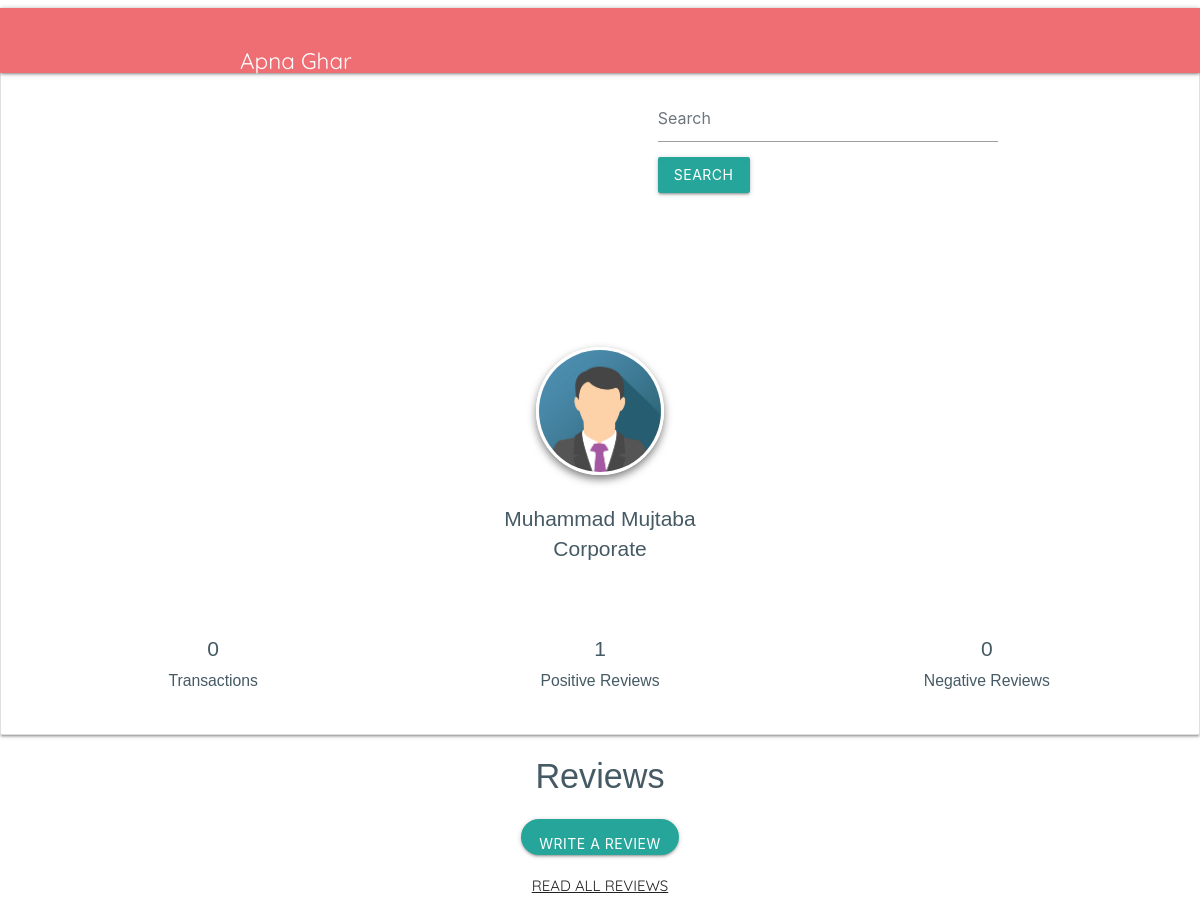
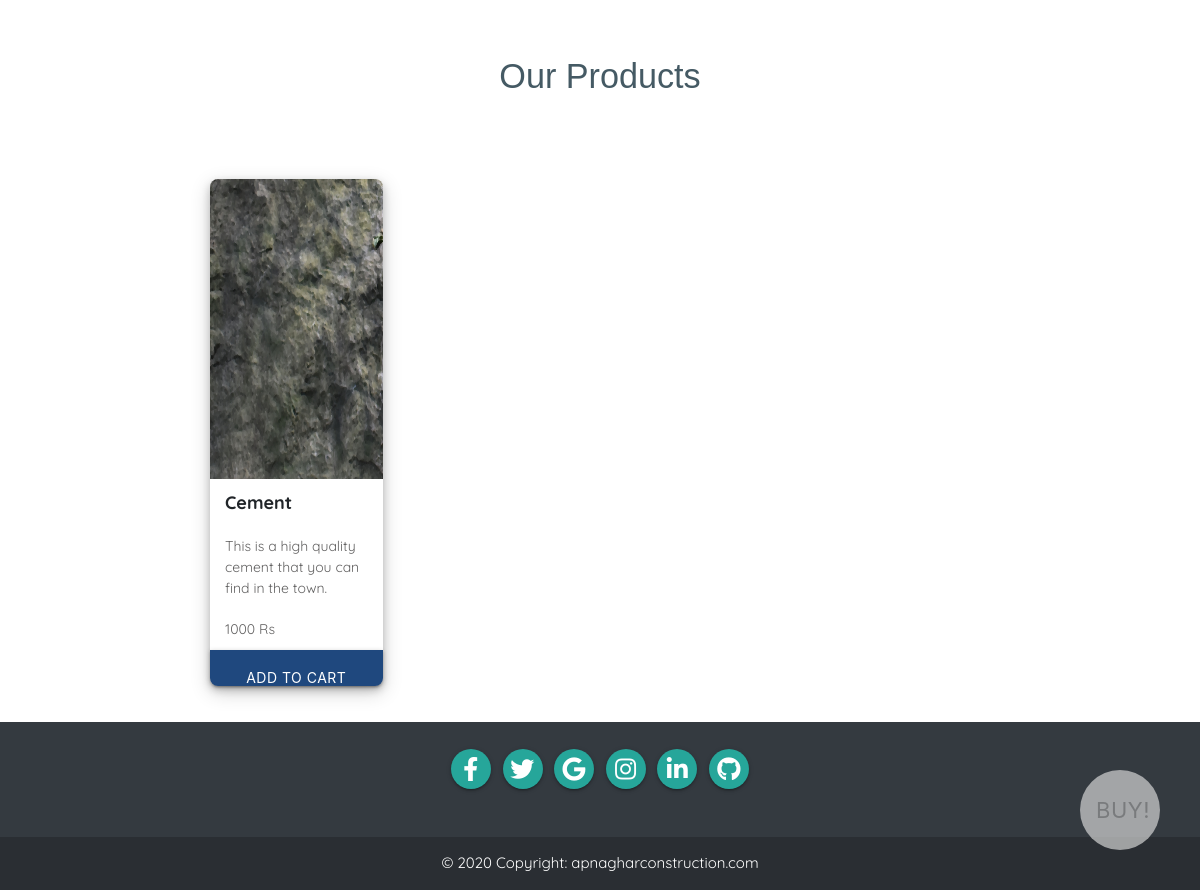
The app's page /user/qwe/ (signed in) with its own data (2 pictures, top to bottom).
### agc_app/models.py (models this page shows, shortened)
class User(models.Model):
    type = models.IntegerField(default=0) # types: 0=client,1=contractor,2=corporate
    name = models.CharField(max_length=32, default='')
    username = models.CharField(max_length=32, default='')
    email = models.EmailField(default='')
    contact_number = models.CharField(default='', max_length=32)
    password = models.CharField(max_length=32, default='')
    photo = models.ImageField(upload_to='profile_photos/', default='')
    offerings = models.TextField(default='')  # For CONTRACTOR ONLY
    @property
    def profile_photo(self):
        if self.photo: return self.photo.url
        else: return '/static/avatar.png'
    @property
    def positive_reviews_count(self):
        return Review.objects.filter(to_user=self, is_positive=True).count()
    @property
    def negative_reviews_count(self):
        return Review.objects.filter(to_user=self, is_positive=False).count()
    @property
    def transactions_count(self):
        return Transaction.objects.filter(to_user=self).count()

class Product(models.Model):
    by_user = models.ForeignKey(User, on_delete=models.CASCADE, related_name='product_by_user_set')
    name = models.CharField(max_length=32, default='')  # product's name
    text = models.TextField(default='')  # description, in detail, of this product
    price = models.IntegerField(default=0)
    photo = models.ImageField(
        upload_to='products_photos/',
        default=''
    )  # MEDIA_ROOT/products_photos/ # TODO: MIGHT BE UNSTABLE IF TWO FILES WITH SAME NAMES ARE UPLOADED
    @property
    def product_photo_url(self):
        if self.photo: return self.photo.url
        else: return '/static/grey.jpg'

### agc_app/views.py (the view, shortened to what this page needs)
# urls.py: path('user/<str:username>/', views.userpage, name='userpage'),
def userpage(request, username):
    template = loader.get_template('agc_app/userpage.html')
    context = {}
    try:
        me = get_object_or_404(User, username=request.session["username"])
    except KeyError:
        return HttpResponseRedirect('/')
    user = get_object_or_404(User, username=username)
    my_review = None
    try: my_review = Review.objects.filter(to_user=user, by_user=me)[0]
    except IndexError: pass
    context = {
        'user': user,
        'reviews': Review.objects.filter(to_user=user),
        'me': me,
        'my_review': my_review,
    }
    return HttpResponse(template.render(context, request))

### agc_app/templates/agc_app/userpage.html (shortened to what this page needs)
<!DOCTYPE html>
<html xmlns="http://www.w3.org/1999/html">
{% load static %}
<link rel="stylesheet" href="{% static 'font_awesome5/css/all.min.css' %}">
<head>
{% include './components/navbar.html' %}
</head>
<body>
<div class="padding">
    <div class="col-md-16">
        <div class="card">
            {% if user.type == 0 %}
            <img class="card-img-top" src="{% static 'cityscape.jpg' %}" alt="Card image cap">
            {% elif user.type == 1 %}
            <img class="card-img-top" src="{% static 'lucas_perez_building.jpg' %}" alt="Card image cap">
            {% elif user.type == 2 %}
            <img class="card-img-top" src="{% static 'home-better.jpg' %}" alt="Card image cap">
            {% endif %}
            <div class="card-body little-profile text-center">
                <div class="pro-img"><img src="{{ user.profile_photo }}" alt="user" style="border: 3px solid white; box-shadow: 0 4px 8px 0 rgba(0, 0, 0, 0.5)"></div>
                <h3 class="m-b-0">{{ user.name }}
                <p>{% if user.type == 0 %}Client {% elif user.type == 1 %}Contractor{% else %}Corporate{% endif %}</p>
                <div class="row text-center m-t-20">
                    <div class="col-lg-4 col-md-4 m-t-20">
                        {% if user.type == 1 %}<h3 class="m-b-0 font-light">{{ user.contracts_count }}</h3><small>Contracts</small>{% elif user.type == 2 %}<h3 class="m-b-0 font-light">{{ user.transactions_count }}</h3><small>Transactions</small>{% endif %}
                    </div>
                    <div class="col-lg-4 col-md-4 m-t-20">
                        <h3 class="m-b-0 font-light">{{ user.positive_reviews_count }}</h3><small>Positive Reviews</small>
                    </div>
                    <div class="col-lg-4 col-md-4 m-t-20">
                        <h3 class="m-b-0 font-light">{{ user.negative_reviews_count }}</h3><small>Negative Reviews</small>
                    </div>
                </div>
            </div>
        </div>
    </div>
</div>
<div class="container">
    <div class="mgb-10 padb-30 auto-invert line-b-4 align-center">
        <h4 class="font-cond-l fg-accent lts-md mgb-10" contenteditable="false">Reviews</h4>
        <button class="m-t-10 waves-effect waves-dark btn btn-secondary btn-rounded" data-abc="true" data-toggle="modal" data-target="#review_modal">Write a Review</button>
    </div>
      <div class="mgb-40 padb-30 auto-invert line-b-4 align-center">
        <a href="{% url 'reviews' user.username %}" class="font-cond mgb-5 fg-text-d fs-130" contenteditable="false"><u>READ ALL REVIEWS</u></a>
      </div>
</div>
{% if user.type == 1 %}
<div class="container">
    <div class="mgb-10 padb-30 auto-invert line-b-4 align-center">
        {% if user == me %}
        <h4 class="font-cond-l fg-accent lts-md mgb-10" contenteditable="false">My Offerings/Services <button type="button" class="btn btn-rounded btn-floating btn-link" data-toggle="modal" data-target="#edit_offerings"><i class="fas fa-pen"></i></button></h4>
        {% else %}
        <h4 class="font-cond-l fg-accent lts-md mgb-10" contenteditable="false">My Offerings/Services</h4>
        {% endif %}
    </div>
    <p class="text-center" style="margin-left: 10%; margin-right: 10%; border: 1px solid #ccc; padding: 16px 16px 16px 16px; border-radius: 32px;">{{ user.offerings }}</p>
</div>
<div class="modal fade" id="edit_offerings">
  <div class="modal-dialog modal-dialog-centered">
    <div class="modal-content">
      <div class="modal-header">
        <h4 class="modal-title">Edit Offerings</h4>
        <button type="button" class="close" data-dismiss="modal">&times;</button>
      </div>
        <form action="{% url 'userpage' me.username %}" method="post">{% csrf_token %}
      <div class="modal-body">
      <label for="offerings"><b>As a contactor, what do you offer?</b><br>
          <textarea name="offerings" placeholder="Write in ndetail, what you offer to clients..." rows="12" cols="55">{{ me.offerings }}</textarea>
      </label>
      </div>
      <div class="modal-footer">
        <button type="submit" name="update_offerings" class="btn btn-success">Update</button>
      </div>
        </form>
    </div>
  </div>
</div>
{% elif user.type == 2 %}
<div class="container">
    <div class="mgb-10 padb-30 auto-invert line-b-4 align-center">
        {% if user == me %}
        <h4 class="font-cond-l fg-accent lts-md mgb-10" contenteditable="false">Our Products
            <button type="button" class="btn btn-rounded btn-floating btn-link" data-toggle="modal" data-target="#add_product_modal"><i class="fas fa-plus"></i> ADD</button></h4>
        {% else %}
        <h4 class="font-cond-l fg-accent lts-md mgb-10" contenteditable="false">Our Products</h4>
        {% endif %}
    </div>
</div>
  <div class="container" style="margin-top:50px;">
        <div class="row">
        {% for product in user.product_by_user_set.all %}
            <div class="col-md-3">
                <div class="card-sl" style="margin-bottom:16px;">
                    <div class="card-image">
                        <img
                            src="{{ product.product_photo_url }}" width="300" height="300" />
                    </div>
                    <div class="card-heading">
                        {{ product.name }}
                    </div>
                    <div class="card-text">
                        {{ product.text }}
                    </div>
                    <div class="card-text">
                        {{ product.price }} Rs
                    </div>
                    <button form="transaction_form" id="{{ product.pk }}btn" type="button" class="card-button btn" onclick="add_to_cart('{{ product.pk }}')"> Add to Cart</button>
                </div>
            </div>
            {% endfor %}
        </div>
    <button id="buy_button" disabled class="btn float" data-toggle="modal" data-target="#details_modal" style="font-size:22px;">Buy!</button>
</div>
{% endif %}
{% include './components/footer.html' %}
</body>
</html>

### agc_app/templates/agc_app/userpage.html (style rules this page uses)
.padding { // padding: 2rem !important; //margin-left: 200px }
.card-img-top { height: 400px }
.card-body { -ms-flex: 1 1 auto; flex: 1 1 auto; padding: 1.25rem }
.pro-img { margin-top: -80px; margin-bottom: 20px }
.little-profile .pro-img img { width: 128px; height: 128px; -webkit-box-shadow: 0 0 15px rgba(0, 0, 0, 0.2); box-shadow: 0 0 15px rgba(0, 0, 0, 0.2); border-radius: 100%; }
html body .m-b-0 { margin-bottom: 0px }
h3 { line-height: 30px; font-size: 21px }
html body .m-t-10 { margin-top: 10px }
.btn-rounded { border-radius: 60px; padding: 7px 18px }
.m-t-20 { margin-top: 20px }
.text-center { text-align: center !important }
h1, h2, h3, h4, h5, h6 { color: #455a64; font-family: "Poppins", sans-serif; font-weight: 400 }
p { margin-top: 0; margin-bottom: 1rem }
.align-center { text-align: center; }
img { border: 0; }
.padb-30, .padb-30-all > * { padding-bottom: 30px; }
.mgb-40, .mgb-40-all > * { margin-bottom: 40px; }
[class*="line-b"] { position: relative; padding-bottom: 20px; border-color: #E6AF2A; }
.fg-text-d, .fg-hov-text-d:hover, .fg-active-text-d.active { color: #222; }
a { text-decoration: none; }
.card-sl { border-radius: 8px; box-shadow: 0 4px 8px 0 rgba(0, 0, 0, 0.2), 0 6px 20px 0 rgba(0, 0, 0, 0.19); margin-bottom: 24px; }
.card-image img { max-height: 100%; max-width: 100%; border-radius: 8px 8px 0px 0; }
.card-heading { font-size: 18px; font-weight: bold; background: #fff; padding: 10px 15px; }
.card-text { padding: 10px 15px; background: #fff; font-size: 14px; color: #636262; }
.card-button { display: flex; justify-content: center; padding: 10px 0; width: 100%; background-color: #1F487E; color: #fff; border-radius: 0 0 8px 8px; }
.float { position:fixed; width:80px; height:80px; bottom:40px; right:40px; background-color:#0C9; color:#FFF; border-radius:50px; text-align:center; box-shadow: 2px 2px 3px #999; }

### records on screen
User: name "Muhammad Mujtaba", transactions_count "0", positive_reviews_count "1", negative_reviews_count "0"
Product: product_photo_url (picture), name "Cement", text "This is a high quality cement that you can find in the town.", price "1000"
